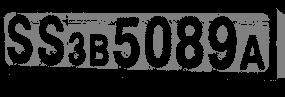
#> input picture Python-OpenCV/IMAGES/1.jpg, 285 x 97 px
$ python opening.py
#> lines starting #> are read from the running program, lines starting #| are printed output that depends on the picture
import cv2
import numpy as np

img = cv2.imread('../IMAGES/1.jpg',0)
#> img is the input picture: shape (97, 285); min 0, max 135, mean 39.5
kernel = np.ones((3,3),np.uint8)
opening = cv2.morphologyEx(img, cv2.MORPH_OPEN, kernel)
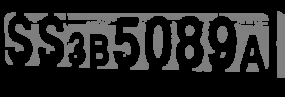
#> opening: shape (97, 285); min 0, max 128, mean 36.3
cv2.imshow('img',img)
cv2.imshow('opening',opening)
cv2.waitKey()
